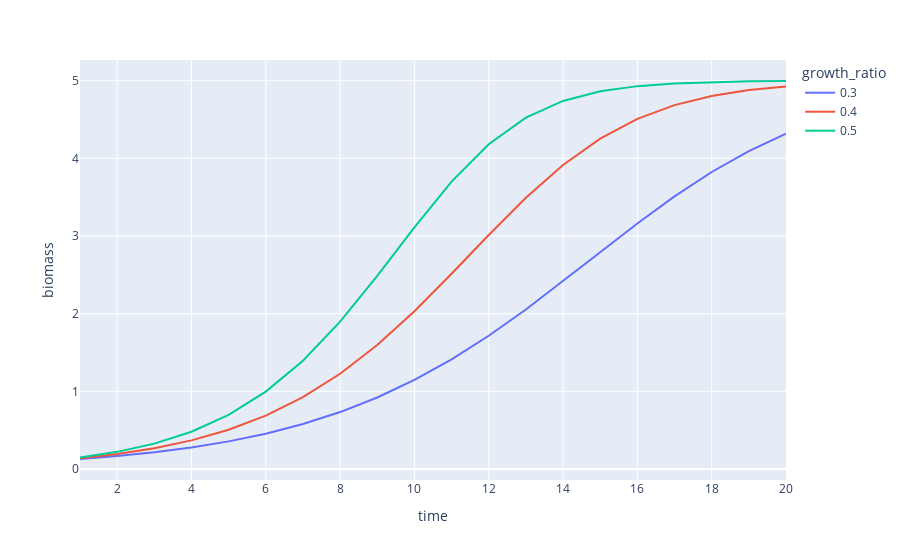

The notebook cell saved with this chart:
### Markdown cell above
## Population Control

Alright the population is clearly growing exponentially - however we know populations eventually reach their limits. Specifically there's a notion of the **Carrying Capacity** of an ecosystem which is how much of a specific species an ecosystem can actually support. Then the idea is that as a population reaches its carrying capacity it becomes harder and harder for the population to actually grow. What's driving this slow down? In an unfished system the answer is natural mortality which, given our demographic stability assumption must occur across the board. So how do we want to model this? 

### Linear Competition Pressure

One way to think about this is apply some kind of pressure to our $rB$ term from our population growth so that when the population is first growing $r$ is unlimited, but as the population grows $r$ effectively shrinks until it eventually becomes $0$ at $B_{\infty}$ (the carrying capacity). There are obviously loads of ways this pressure could manifest, however we can make the simplest assumption - **Linearity**. This would be acheived by multiplying $r$ by the following term:

$$ 1 - B/B_{\infty}$$

to get:

$$ B_{t+1} = B_{t} + r(1-B_t/B_{\infty}) B_{t} $$

### Code cell
B = [np.ones(3)*0.1]
B_max = 5
rows = []
for t in range(1, 20 + 1):
    nB = (B[-1] + R * (1 - B[-1]/B_max) * B[-1])
    nB[nB > B_max] = B_max
    B.append(nB)
    for r, b in zip(R, B[-1]):
        rows.append({
            'biomass': b,
            'time': t,
            'growth_ratio': r 
        })
px.line(
    pd.DataFrame(rows), x='time', y='biomass', color='growth_ratio'
)

### Figure 1 — Plotly figure (JSON) as saved in the notebook; plotly's stock layout.template omitted (floating-point values rounded to 4 significant figures)
{"data": [{"hovertemplate": "growth_ratio=0.3<br>time=%{x}<br>biomass=%{y}<extra></extra>", "legendgroup": "0.3", "line": {"color": "#636efa", "dash": "solid"}, "marker": {"symbol": "circle"}, "mode": "lines", "name": "0.3", "orientation": "v", "showlegend": true, "type": "scatter", "x": [1, 2, 3, 4, 5, 6, 7, 8, 9, 10, 11, 12, 13, 14, 15, 16, 17, 18, 19, 20], "xaxis": "x", "y": [0.1294, 0.1672, 0.2157, 0.2776, 0.3563, 0.4556, 0.5798, 0.7335, 0.9213, 1.147, 1.412, 1.716, 2.054, 2.417, 2.792, 3.162, 3.51, 3.824, 4.094, 4.316], "yaxis": "y"}, {"hovertemplate": "growth_ratio=0.4<br>time=%{x}<br>biomass=%{y}<extra></extra>", "legendgroup": "0.4", "line": {"color": "#EF553B", "dash": "solid"}, "marker": {"symbol": "circle"}, "mode": "lines", "name": "0.4", "orientation": "v", "showlegend": true, "type": "scatter", "x": [1, 2, 3, 4, 5, 6, 7, 8, 9, 10, 11, 12, 13, 14, 15, 16, 17, 18, 19, 20], "xaxis": "x", "y": [0.1392, 0.1933, 0.2677, 0.369, 0.5057, 0.6875, 0.9247, 1.226, 1.596, 2.031, 2.514, 3.014, 3.492, 3.914, 4.254, 4.508, 4.685, 4.803, 4.879, 4.926], "yaxis": "y"}, {"hovertemplate": "growth_ratio=0.5<br>time=%{x}<br>biomass=%{y}<extra></extra>", "legendgroup": "0.5", "line": {"color": "#00cc96", "dash": "solid"}, "marker": {"symbol": "circle"}, "mode": "lines", "name": "0.5", "orientation": "v", "showlegend": true, "type": "scatter", "x": [1, 2, 3, 4, 5, 6, 7, 8, 9, 10, 11, 12, 13, 14, 15, 16, 17, 18, 19, 20], "xaxis": "x", "y": [0.149, 0.2213, 0.327, 0.4798, 0.6967, 0.9966, 1.396, 1.899, 2.487, 3.112, 3.7, 4.181, 4.523, 4.739, 4.863, 4.929, 4.964, 4.982, 4.991, 4.995], "yaxis": "y"}], "layout": {"legend": {"title": {"text": "growth_ratio"}, "tracegroupgap": 0}, "margin": {"t": 60}, "xaxis": {"anchor": "y", "domain": [0, 1], "title": {"text": "time"}}, "yaxis": {"anchor": "x", "domain": [0, 1], "title": {"text": "biomass"}}}}
